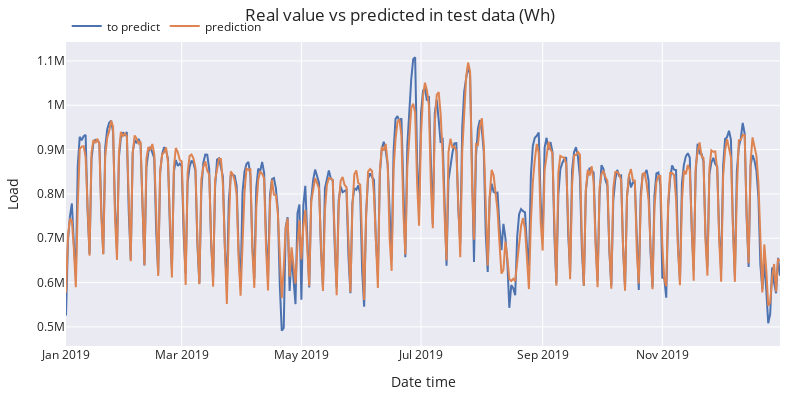

Notebook cell for this chart:
### Markdown cell above
One can then plot the predicted values and the actual ones to appreciate the validity of the forecasting.

### Code cell
# Plot predictions vs real value
# ======================================================================================
fig = go.Figure()
trace1 = go.Scatter(x=data_test.index, y=data_test['Load'], name="to predict", mode="lines")
trace2 = go.Scatter(x=predictions.index, y=predictions['pred'], name="prediction", mode="lines")
fig.add_trace(trace1)
fig.add_trace(trace2)
fig.update_layout(
    title="Real value vs predicted in test data (Wh)",
    xaxis_title="Date time",
    yaxis_title="Load",
    width=800,
    height=400,
    margin=dict(l=20, r=20, t=35, b=20),
    legend=dict(
        orientation="h",
        yanchor="top",
        y=1.1,
        xanchor="left",
        x=0.001
    )
)
fig.show()

### Figure 1 — Plotly figure (JSON) as saved in the notebook; plotly's stock layout.template omitted (floating-point values rounded to 4 significant figures; data arrays with more than 128 entries replaced by an {"elided": "..."} marker saying what was removed)
{"data": [{"mode": "lines", "name": "to predict", "type": "scatter", "x": {"elided": "365 str values"}, "y": {"elided": "365 float values"}}, {"mode": "lines", "name": "prediction", "type": "scatter", "x": {"elided": "365 str values"}, "y": {"elided": "365 float values"}}], "layout": {"height": 400, "legend": {"orientation": "h", "x": 0.001, "xanchor": "left", "y": 1.1, "yanchor": "top"}, "margin": {"b": 20, "l": 20, "r": 20, "t": 35}, "title": {"text": "Real value vs predicted in test data (Wh)"}, "width": 800, "xaxis": {"title": {"text": "Date time"}}, "yaxis": {"title": {"text": "Load"}}}}
